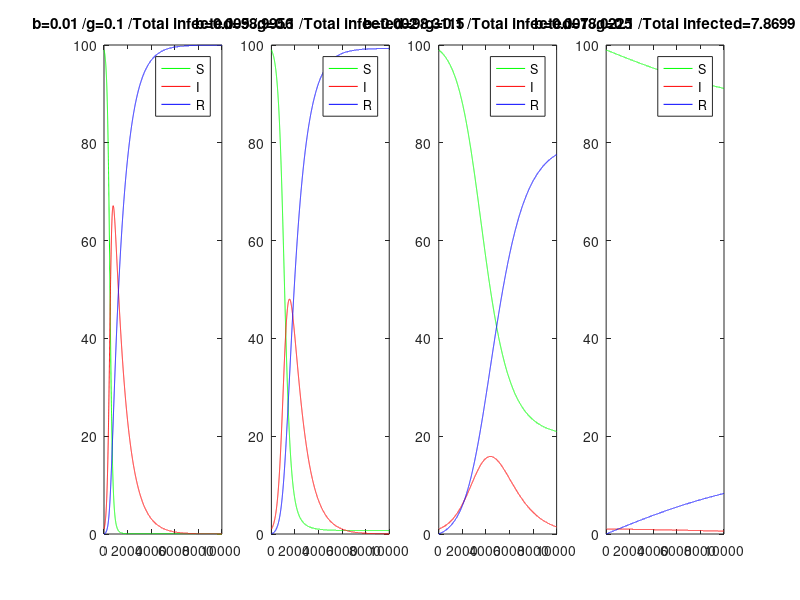

Write the MATLAB code that produced this figure.
dt=0.01;Tmax=10000;
S=zeros(1,Tmax);S(1)=99;    %Susceptible
I=zeros(1,Tmax);I(1)=1;     %Infected
R=zeros(1,Tmax);R(1)=0;     %Recovered
X=1:Tmax;
b=[0.01 0.005 0.002 0.001];g=0.1;   %Assign infection rates to a four element vector b
figure('Position',[0 400 1400 300]);%Adjust the size and position of the window accordingly
for J=1:4                           %Increment J from 1 to 4 and use different elements of b(J)
    for T=1:Tmax-1
        S(T+1)=S(T)+dt*( -b(J)*S(T)*I(T)           );
        I(T+1)=I(T)+dt*(  b(J)*S(T)*I(T) -g*I(T)   );
        R(T+1)=R(T)+dt*(                  g*I(T)   );
    end
    subplot(1,4,J);plot(X,S,'g',X,I,'r',X,R,'b');legend('S','I','R');
    title(strcat('b=',num2str(b(J)),' /g=',num2str(g),' /Total infected=',num2str(S(1)-S(Tmax)) ));
end                                 %Return to line 8
